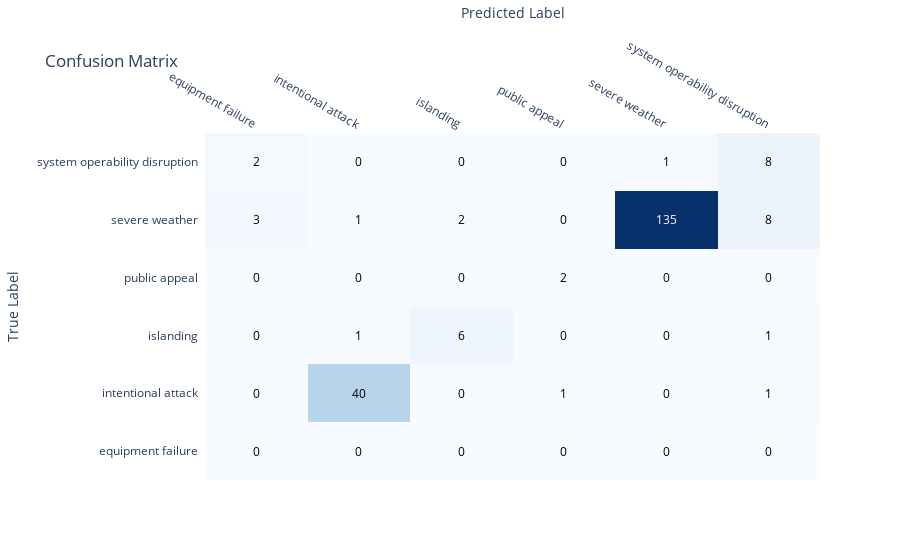

Here is the notebook cell this chart was saved with:
### Code cell
import plotly.figure_factory as ff
from sklearn.metrics import confusion_matrix

# Replace 'y_test' and 'prediction' with your actual test labels and predictions
# Example data (replace this with your actual data)


# Replace these labels with your specific category names
category_labels = [
    'equipment failure',
    'intentional attack',
    'islanding',
    'public appeal',
    'severe weather',
    'system operability disruption'
]


# Calculate the confusion matrix
cm = confusion_matrix(check_diff_class['prediction'], check_diff_class['actual'])

# Create a Plotly heatmap for the confusion matrix
fig = ff.create_annotated_heatmap(z=cm, x=category_labels, y=category_labels, colorscale='Blues')

# Update the layout
fig.update_layout(title='Confusion Matrix',
                  xaxis=dict(title='Predicted Label'),
                  yaxis=dict(title='True Label'))

# Display the confusion matrix
fig.show()
fig.write_html('confusion_matrix.html', include_plotlyjs='cdn')

### Figure 1 — Plotly figure (JSON) as saved in the notebook; plotly's stock layout.template omitted (floating-point values rounded to 4 significant figures)
{"data": [{"colorscale": [[0, "rgb(247,251,255)"], [0.125, "rgb(222,235,247)"], [0.25, "rgb(198,219,239)"], [0.375, "rgb(158,202,225)"], [0.5, "rgb(107,174,214)"], [0.625, "rgb(66,146,198)"], [0.75, "rgb(33,113,181)"], [0.875, "rgb(8,81,156)"], [1, "rgb(8,48,107)"]], "reversescale": false, "showscale": false, "type": "heatmap", "x": ["equipment failure", "intentional attack", "islanding", "public appeal", "severe weather", "system operability disruption"], "y": ["equipment failure", "intentional attack", "islanding", "public appeal", "severe weather", "system operability disruption"], "z": [[0, 0, 0, 0, 0, 0], [0, 40, 0, 1, 0, 1], [0, 1, 6, 0, 0, 1], [0, 0, 0, 2, 0, 0], [3, 1, 2, 0, 135, 8], [2, 0, 0, 0, 1, 8]]}], "layout": {"annotations": [{"font": {"color": "#000000"}, "showarrow": false, "text": "0", "x": "equipment failure", "xref": "x", "y": "equipment failure", "yref": "y"}, {"font": {"color": "#000000"}, "showarrow": false, "text": "0", "x": "intentional attack", "xref": "x", "y": "equipment failure", "yref": "y"}, {"font": {"color": "#000000"}, "showarrow": false, "text": "0", "x": "islanding", "xref": "x", "y": "equipment failure", "yref": "y"}, {"font": {"color": "#000000"}, "showarrow": false, "text": "0", "x": "public appeal", "xref": "x", "y": "equipment failure", "yref": "y"}, {"font": {"color": "#000000"}, "showarrow": false, "text": "0", "x": "severe weather", "xref": "x", "y": "equipment failure", "yref": "y"}, {"font": {"color": "#000000"}, "showarrow": false, "text": "0", "x": "system operability disruption", "xref": "x", "y": "equipment failure", "yref": "y"}, {"font": {"color": "#000000"}, "showarrow": false, "text": "0", "x": "equipment failure", "xref": "x", "y": "intentional attack", "yref": "y"}, {"font": {"color": "#000000"}, "showarrow": false, "text": "40", "x": "intentional attack", "xref": "x", "y": "intentional attack", "yref": "y"}, {"font": {"color": "#000000"}, "showarrow": false, "text": "0", "x": "islanding", "xref": "x", "y": "intentional attack", "yref": "y"}, {"font": {"color": "#000000"}, "showarrow": false, "text": "1", "x": "public appeal", "xref": "x", "y": "intentional attack", "yref": "y"}, {"font": {"color": "#000000"}, "showarrow": false, "text": "0", "x": "severe weather", "xref": "x", "y": "intentional attack", "yref": "y"}, {"font": {"color": "#000000"}, "showarrow": false, "text": "1", "x": "system operability disruption", "xref": "x", "y": "intentional attack", "yref": "y"}, {"font": {"color": "#000000"}, "showarrow": false, "text": "0", "x": "equipment failure", "xref": "x", "y": "islanding", "yref": "y"}, {"font": {"color": "#000000"}, "showarrow": false, "text": "1", "x": "intentional attack", "xref": "x", "y": "islanding", "yref": "y"}, {"font": {"color": "#000000"}, "showarrow": false, "text": "6", "x": "islanding", "xref": "x", "y": "islanding", "yref": "y"}, {"font": {"color": "#000000"}, "showarrow": false, "text": "0", "x": "public appeal", "xref": "x", "y": "islanding", "yref": "y"}, {"font": {"color": "#000000"}, "showarrow": false, "text": "0", "x": "severe weather", "xref": "x", "y": "islanding", "yref": "y"}, {"font": {"color": "#000000"}, "showarrow": false, "text": "1", "x": "system operability disruption", "xref": "x", "y": "islanding", "yref": "y"}, {"font": {"color": "#000000"}, "showarrow": false, "text": "0", "x": "equipment failure", "xref": "x", "y": "public appeal", "yref": "y"}, {"font": {"color": "#000000"}, "showarrow": false, "text": "0", "x": "intentional attack", "xref": "x", "y": "public appeal", "yref": "y"}, {"font": {"color": "#000000"}, "showarrow": false, "text": "0", "x": "islanding", "xref": "x", "y": "public appeal", "yref": "y"}, {"font": {"color": "#000000"}, "showarrow": false, "text": "2", "x": "public appeal", "xref": "x", "y": "public appeal", "yref": "y"}, {"font": {"color": "#000000"}, "showarrow": false, "text": "0", "x": "severe weather", "xref": "x", "y": "public appeal", "yref": "y"}, {"font": {"color": "#000000"}, "showarrow": false, "text": "0", "x": "system operability disruption", "xref": "x", "y": "public appeal", "yref": "y"}, {"font": {"color": "#000000"}, "showarrow": false, "text": "3", "x": "equipment failure", "xref": "x", "y": "severe weather", "yref": "y"}, {"font": {"color": "#000000"}, "showarrow": false, "text": "1", "x": "intentional attack", "xref": "x", "y": "severe weather", "yref": "y"}, {"font": {"color": "#000000"}, "showarrow": false, "text": "2", "x": "islanding", "xref": "x", "y": "severe weather", "yref": "y"}, {"font": {"color": "#000000"}, "showarrow": false, "text": "0", "x": "public appeal", "xref": "x", "y": "severe weather", "yref": "y"}, {"font": {"color": "#FFFFFF"}, "showarrow": false, "text": "135", "x": "severe weather", "xref": "x", "y": "severe weather", "yref": "y"}, {"font": {"color": "#000000"}, "showarrow": false, "text": "8", "x": "system operability disruption", "xref": "x", "y": "severe weather", "yref": "y"}, {"font": {"color": "#000000"}, "showarrow": false, "text": "2", "x": "equipment failure", "xref": "x", "y": "system operability disruption", "yref": "y"}, {"font": {"color": "#000000"}, "showarrow": false, "text": "0", "x": "intentional attack", "xref": "x", "y": "system operability disruption", "yref": "y"}, {"font": {"color": "#000000"}, "showarrow": false, "text": "0", "x": "islanding", "xref": "x", "y": "system operability disruption", "yref": "y"}, {"font": {"color": "#000000"}, "showarrow": false, "text": "0", "x": "public appeal", "xref": "x", "y": "system operability disruption", "yref": "y"}, {"font": {"color": "#000000"}, "showarrow": false, "text": "1", "x": "severe weather", "xref": "x", "y": "system operability disruption", "yref": "y"}, {"font": {"color": "#000000"}, "showarrow": false, "text": "8", "x": "system operability disruption", "xref": "x", "y": "system operability disruption", "yref": "y"}], "title": {"text": "Confusion Matrix"}, "xaxis": {"dtick": 1, "gridcolor": "rgb(0, 0, 0)", "side": "top", "ticks": "", "title": {"text": "Predicted Label"}}, "yaxis": {"dtick": 1, "ticks": "", "ticksuffix": "  ", "title": {"text": "True Label"}}}}
